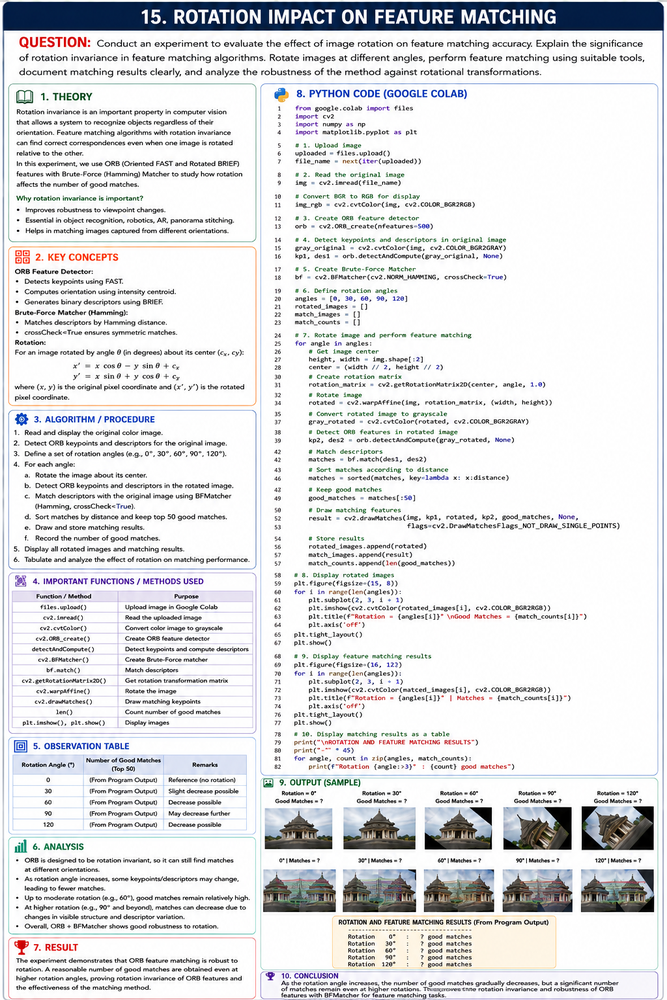
#> input picture CO3/AT1/Q15/CO3-AT1-Q15.png, 667 x 1000 px, shrunk from 1024 x 1536 before the run
$ python code.py
#> lines starting #> are read from the running program, lines starting #| are printed output that depends on the picture
# -*- coding: utf-8 -*-
"""CO3-AT1-Q15.ipynb

Automatically generated by Colab.

Original file is located at
    https://colab.research.google.com/drive/18uzc6yawhK7B2AwrpVWuHMaEa5pl-adL
"""

from google.colab import files
import cv2
import numpy as np
import matplotlib.pyplot as plt

# 1. Upload image
uploaded = files.upload()
#> the answer given: CO3-AT1-Q15.png
file_name = next(iter(uploaded))

# 2. Read the original image
img = cv2.imread(file_name)
#> img is the input picture: shape (1000, 667, 3); mean B, G, R 226.3, 224.6, 223.9

# Convert BGR to RGB for display
img_rgb = cv2.cvtColor(img, cv2.COLOR_BGR2RGB)

# 3. Create ORB feature detector
orb = cv2.ORB_create(nfeatures=500)

# 4. Detect keypoints and descriptors in original image
gray_original = cv2.cvtColor(img, cv2.COLOR_BGR2GRAY)
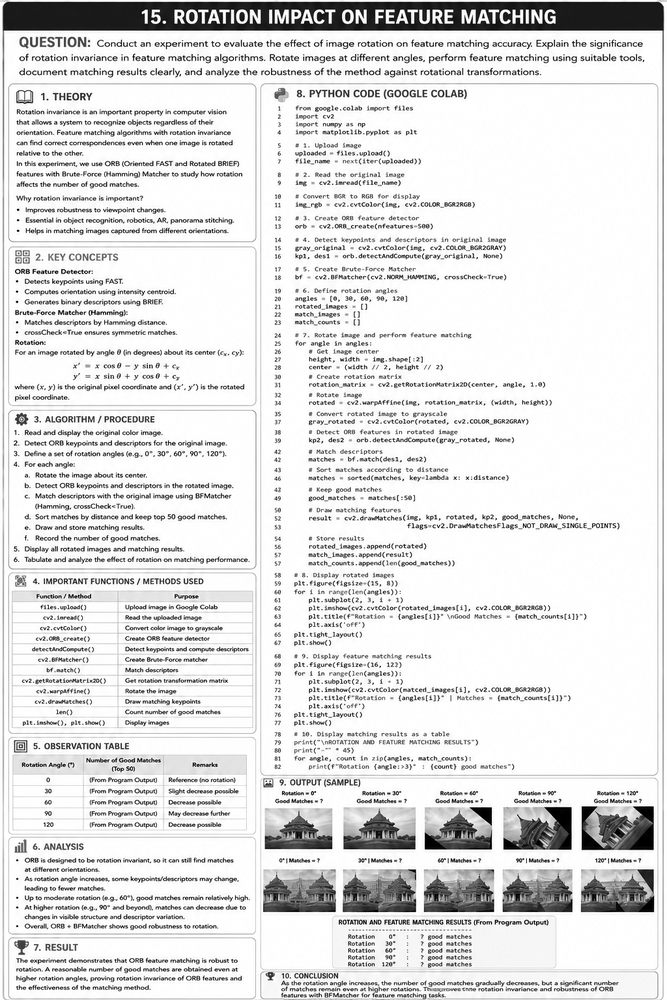
#> gray_original: shape (1000, 667); min 0, max 255, mean 224.6

kp1, des1 = orb.detectAndCompute(gray_original, None)
#> kp1 = 500 keypoints; strongest (x, y, size): (492, 910, 31), (490, 808, 31), (570, 808, 31), (414, 870, 31)

# 5. Create Brute-Force Matcher
bf = cv2.BFMatcher(cv2.NORM_HAMMING, crossCheck=True)

# 6. Define rotation angles
angles = [0, 30, 60, 90, 120]

rotated_images = []
match_images = []
match_counts = []

# 7. Rotate image and perform feature matching
for angle in angles:

    # Get image center
    height, width = img.shape[:2]
    center = (width // 2, height // 2)

    # Create rotation matrix
    rotation_matrix = cv2.getRotationMatrix2D(
        center, angle, 1.0
    )

    # Rotate image
    rotated = cv2.warpAffine(
        img,
        rotation_matrix,
        (width, height)
    )

    # Convert rotated image to grayscale
    gray_rotated = cv2.cvtColor(
        rotated,
        cv2.COLOR_BGR2GRAY
    )

    # Detect ORB features in rotated image
    kp2, des2 = orb.detectAndCompute(
        gray_rotated,
        None
    )

    # Match descriptors
    matches = bf.match(des1, des2)

    # Sort matches according to distance
    matches = sorted(
        matches,
        key=lambda x: x.distance
    )

    # Keep good matches
    good_matches = matches[:50]

    # Draw matching features
    result = cv2.drawMatches(
        img,
        kp1,
        rotated,
        kp2,
        good_matches,
        None,
        flags=cv2.DrawMatchesFlags_NOT_DRAW_SINGLE_POINTS
    )

    # Store results
    rotated_images.append(rotated)
    match_images.append(result)
    match_counts.append(len(good_matches))
#> this loop made 5 passes
#> matches on passes 1 to 5: 500 matches, 195 matches, 166 matches, 169 matches, 249 matches
#> pass 2, `gray_rotated = cv2.cvtColor( rotated, cv2.COLOR_BGR2GRAY )`:
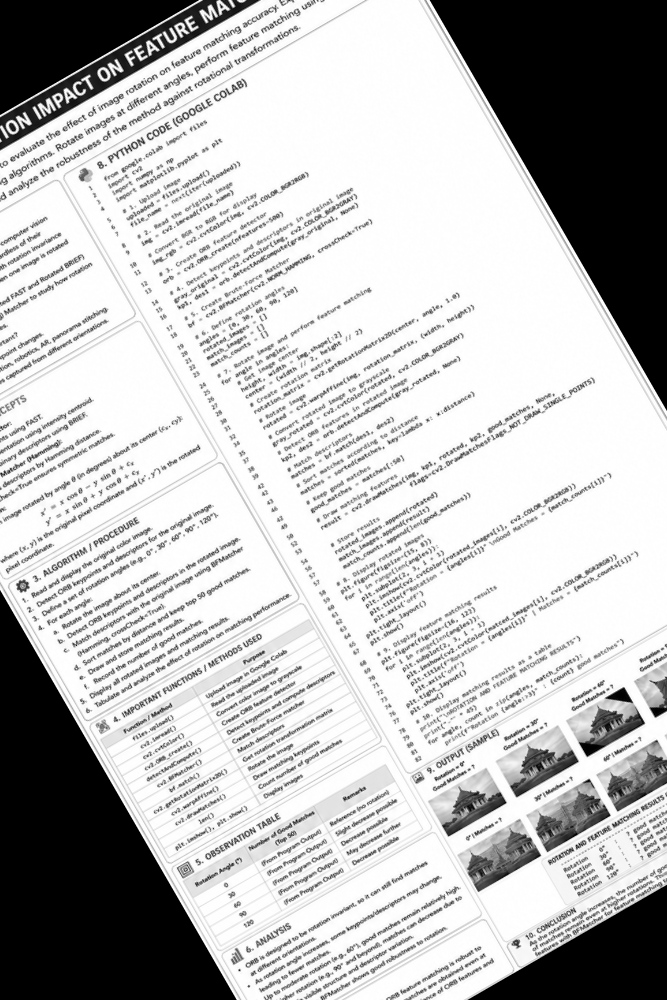
#> gray_rotated: shape (1000, 667); min 0, max 255, mean 188.2
#> pass 2, `result = cv2.drawMatches( img, kp1, rotated, kp2, good_matches, None, ..`:
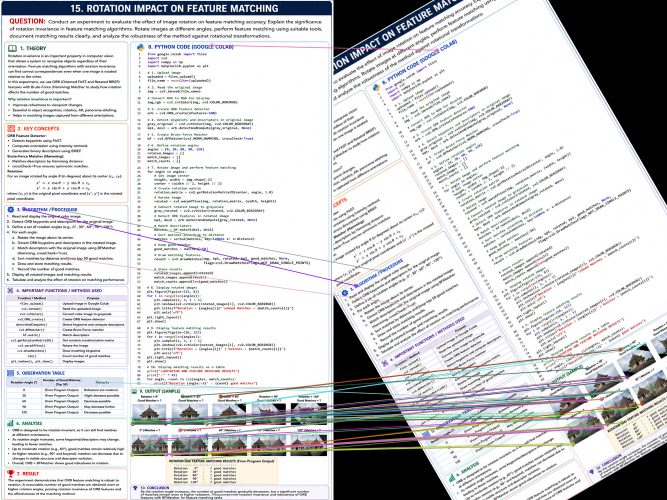
#> result: shape (1000, 1334, 3) (shown at 1/2 size); mean B, G, R 206.8, 205.5, 205.1
#> after the loop:
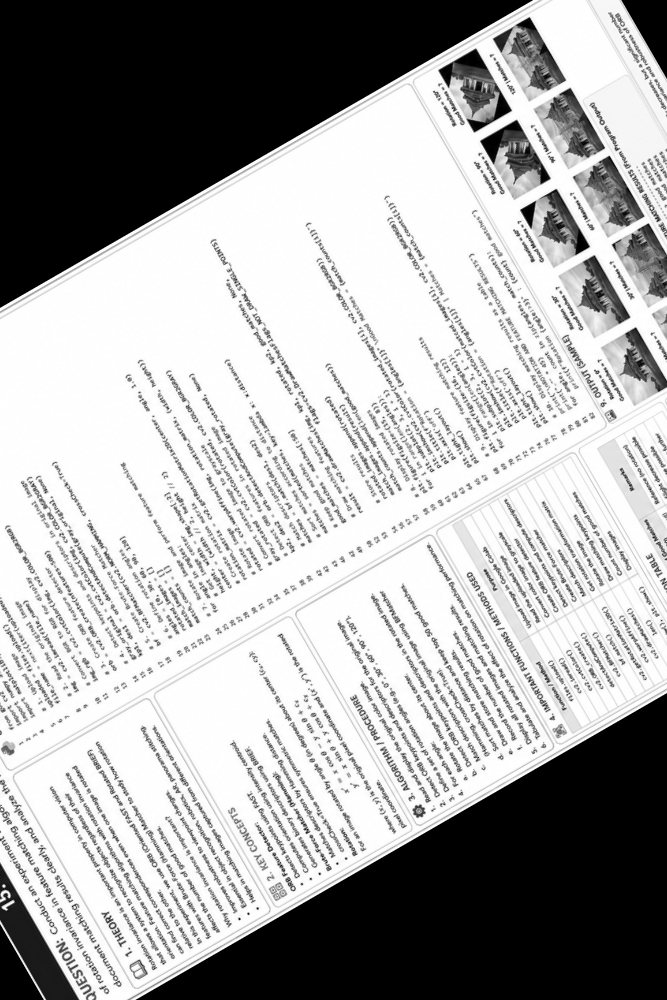
#> gray_rotated: shape (1000, 667); min 0, max 255, mean 170.5
#> after the loop:
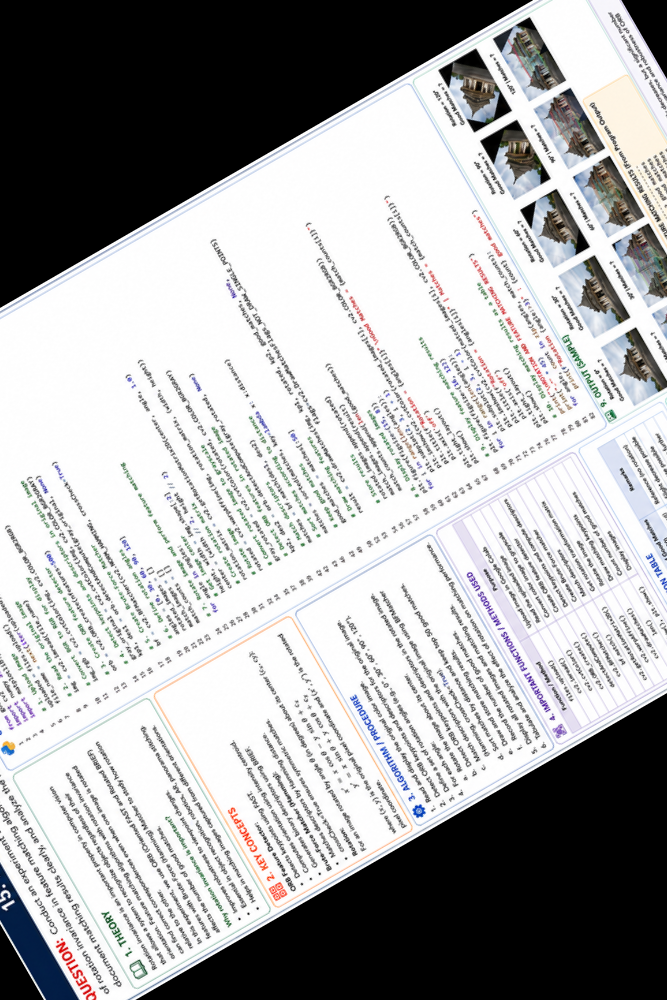
#> rotated: shape (1000, 667, 3); mean B, G, R 171.1, 170.5, 170.3
#> after the loop, match_counts = [50, 50, 50, 50, 50]; match_images = 5 items; rotated_images = 5 items

# 8. Display rotated images
plt.figure(figsize=(15, 8))

for i in range(len(angles)):

    plt.subplot(2, 3, i + 1)

    plt.imshow(
        cv2.cvtColor(
            rotated_images[i],
            cv2.COLOR_BGR2RGB
        )
    )

    plt.title(
        f"Rotation = {angles[i]}°\n"
        f"Good Matches = {match_counts[i]}"
    )

    plt.axis("off")

plt.tight_layout()
plt.show()
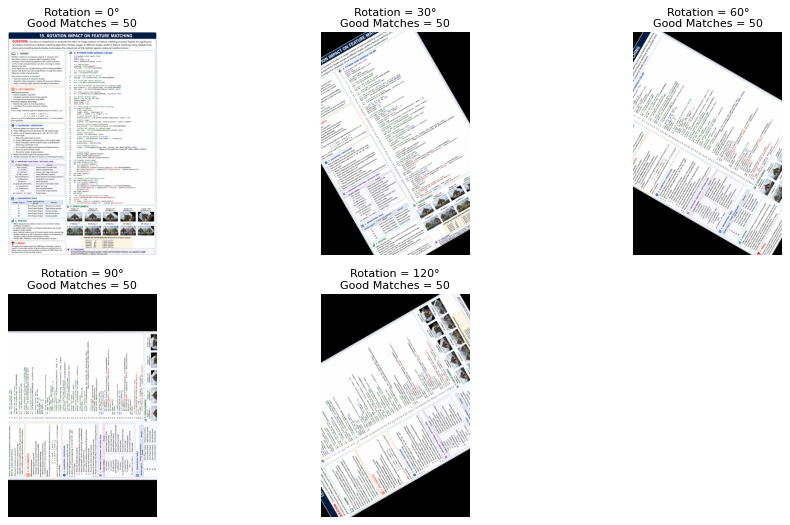
#> figure drawn by matplotlib, 5 panels

# 9. Display feature matching results
plt.figure(figsize=(16, 12))

for i in range(len(angles)):

    plt.subplot(3, 2, i + 1)

    plt.imshow(
        cv2.cvtColor(
            match_images[i],
            cv2.COLOR_BGR2RGB
        )
    )

    plt.title(
        f"Rotation = {angles[i]}° | "
        f"Matches = {match_counts[i]}"
    )

    plt.axis("off")

plt.tight_layout()
plt.show()
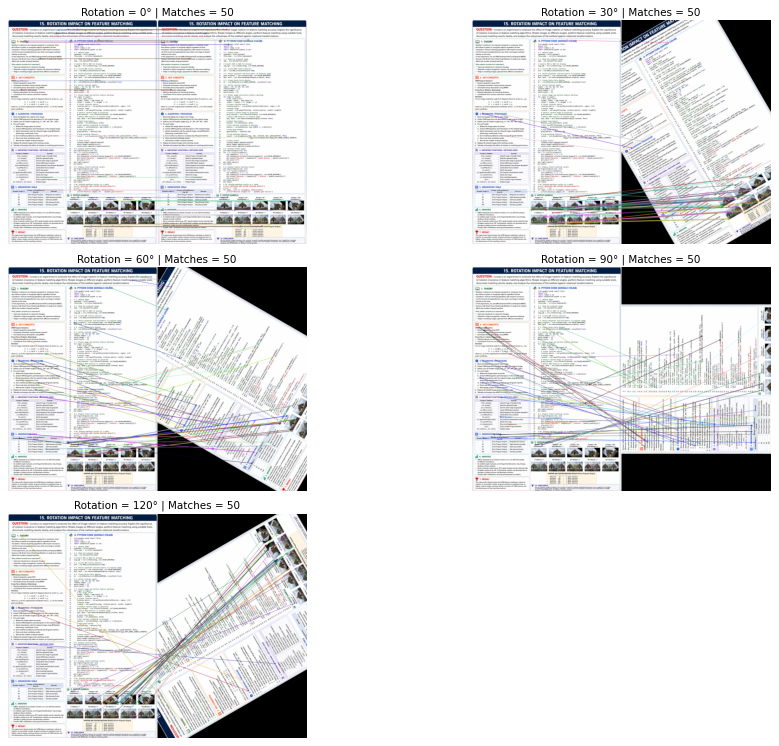
#> figure drawn by matplotlib, 5 panels

# 10. Display matching results as a table
print("ROTATION AND FEATURE MATCHING RESULTS")
print("-" * 45)

for angle, count in zip(angles, match_counts):

    print(
        f"Rotation {angle:>3}° : "
        f"{count} good matches"
    )
#> this loop made 5 passes
#> angle on passes 1 to 5: 0, 30, 60, 90, 120
#| Rotation   0° : 50 good matches
#| Rotation  30° : 50 good matches
#| Rotation  60° : 50 good matches
#| Rotation  90° : 50 good matches
#| Rotation 120° : 50 good matches
